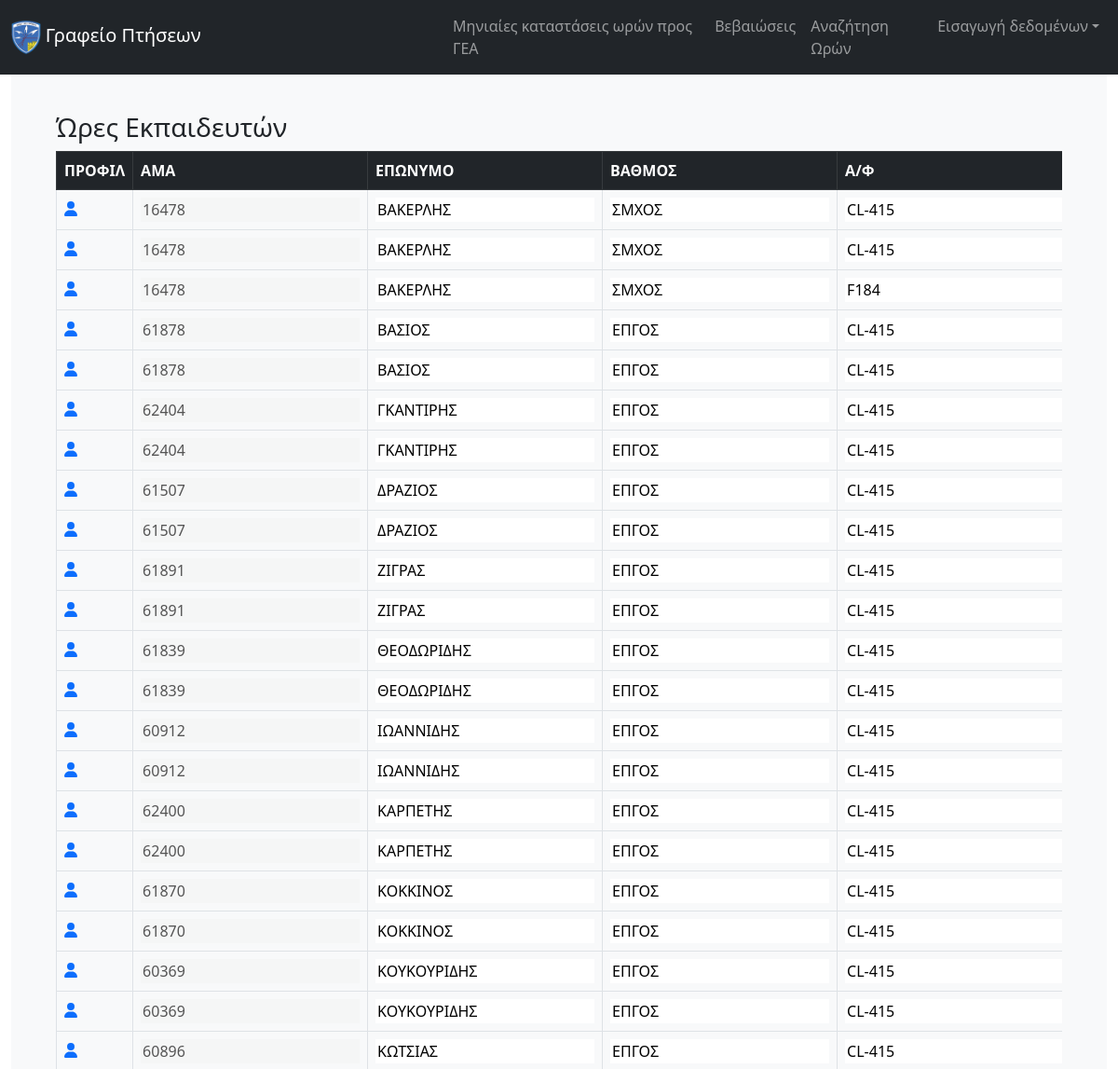
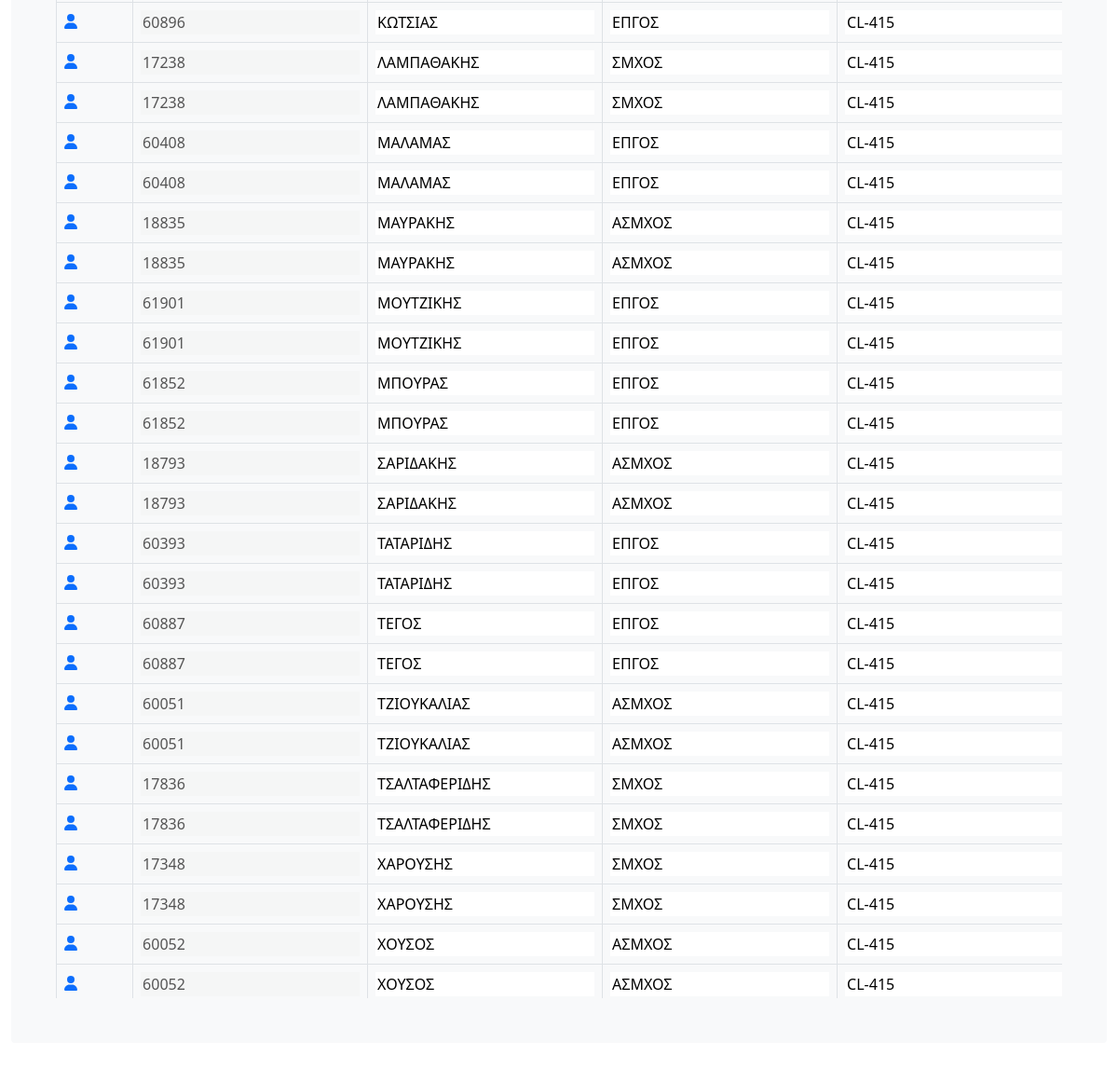
The page /hours/train-hours/ on the database as committed earlier (2 pictures, top to bottom).
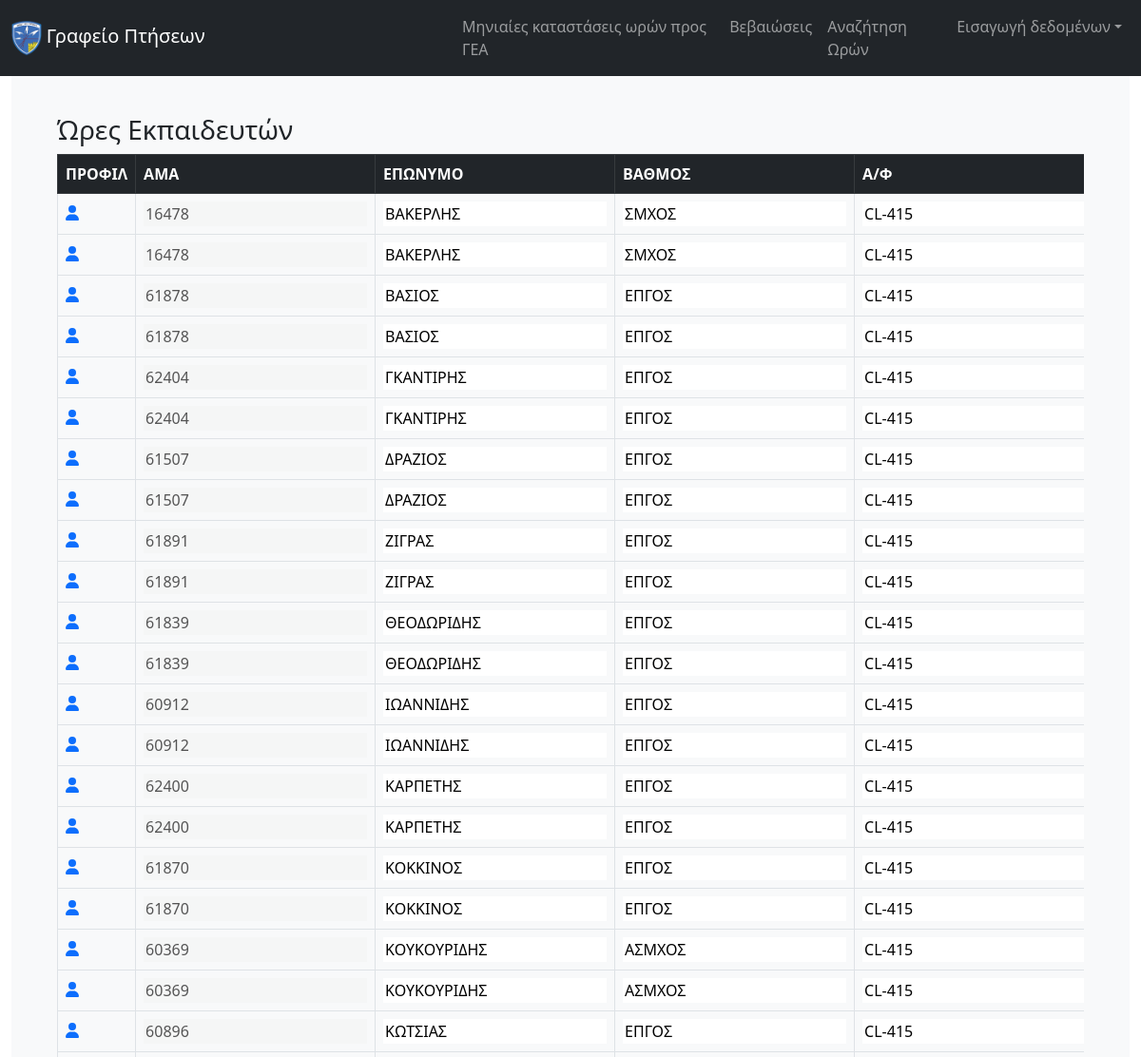
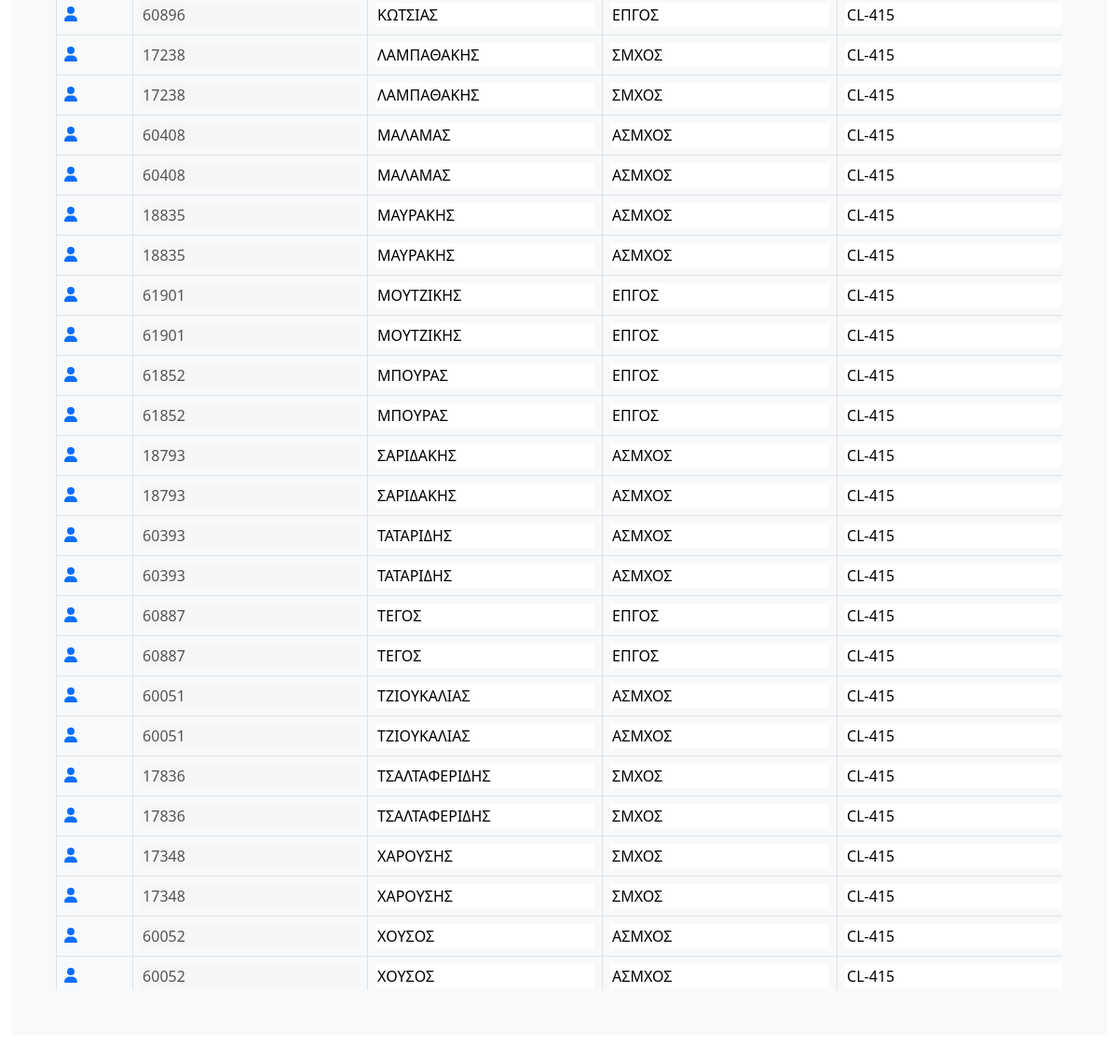
The same page on the database as committed later (2 pictures, top to bottom).
### core/models.py (models this page shows, shortened)
class TrainHours(models.Model):
    airman = models.ForeignKey(Airman, on_delete=models.CASCADE)
    plane = models.CharField(max_length=200, default="", blank=True, null=True)
    hours = models.FloatField(blank=True, null=True, default=0)
    month = models.CharField(max_length=200, default="", blank=True, null=True)
    year = models.CharField(max_length=200, default="", blank=True, null=True)

class Airman(models.Model):
    asma = models.BigIntegerField(primary_key=True)
    firstname = models.CharField(
        max_length=200, default="", blank=True, null=True)
    lastname = models.CharField(
        max_length=200, default="", blank=True, null=True)
    rank = models.CharField(max_length=200, default="", blank=True, null=True)
    eidikotita = models.CharField(
        max_length=200, default="", blank=True, null=True)
    idiotita = models.CharField(
        max_length=200, default="", blank=True, null=True)
    availability = models.CharField(
        max_length=200, default="", blank=True, null=True)
    topothetisi = models.CharField(
        max_length=200, default="", blank=True, null=True)
    katigoria_dikaioumeni = models.CharField(
        max_length=200, default="", blank=True, null=True)
    katigoria_katoxiromeni = models.CharField(
        max_length=200, default="", blank=True, null=True)
    monada_ekdosis_ptitikou = models.CharField(
        max_length=200, default="", blank=True, null=True)
    geniko_synolo_oron = models.FloatField(blank=True, null=True, default=0)

### core/views.py (the view)
# urls.py: path('hours/train-hours/', views.train_hours, name="train_hours"),
def train_hours(request):
    context = {}
    table_data = TrainHours.objects.all().order_by('airman__lastname')
    context = {'table_data': table_data}
    return render(request, 'core/train_hours_page.html', context)

### core/templates/core/train_hours_page.html (shortened to what this page needs)
{% extends 'core/core.html' %}
{% block content%}
<h3>Ώρες Εκπαιδευτών</h3>
<div class="tableFixHead">
    <table class="table table-hover table-bordered">
      <thead class="table-dark" style="position: sticky;top: 0">
        <tr>
          <th scope="col">ΠΡΟΦΙΛ</th>
          <th scope="col">ΑΜΑ</th>
          <th scope="col">ΕΠΩΝΥΜΟ</th>
          <th scope="col">ΒΑΘΜΟΣ</th>
          <th scope="col">Α/Φ</th>
        </tr>
      </thead>
      <tbody >
        {% for trainer in table_data%}
          <tr>
            <td><a href={% url 'profile' trainer.airman.asma %} target="_blank"><i class="fa-solid fa-user"></i></a></td>
            <td><input type="text" id="{{ trainer.airman.asma }}_asma" name="{{ trainer.airman.asma }}" value={{trainer.airman.asma}} disabled></td>
            <td><input type="text" id="{{ trainer.airman.asma }}_lastname" name="{{ trainer.airman.lastname }}" value={{trainer.airman.lastname}}></td>
            <td><input type="text" id="{{ trainer.airman.asma }}_rank" name="{{ trainer.airman.rank }}" value={{trainer.airman.rank}}></td>
            <td><input type="text" id="{{ trainer.airman.asma }}_plane" name="{{ trainer.plane }}" value={{trainer.plane}}></td>
          </tr>
        {% endfor %}
      </tbody>
    </table>
  </div>
{% endblock %}
{%load static%}

Rows that differ between the two databases and show on the page:
removed TrainHours: airman.asma "16478", airman.lastname "ΒΑΚΕΡΛΗΣ", airman.rank "ΣΜΧΟΣ", plane "F184"
removed TrainHours: airman.asma "60369", airman.lastname "ΚΟΥΚΟΥΡΙΔΗΣ", airman.rank "ΕΠΓΟΣ", plane "CL-415"
removed TrainHours: airman.asma "60369", airman.lastname "ΚΟΥΚΟΥΡΙΔΗΣ", airman.rank "ΕΠΓΟΣ", plane "CL-415"
removed TrainHours: airman.asma "60408", airman.lastname "ΜΑΛΑΜΑΣ", airman.rank "ΕΠΓΟΣ", plane "CL-415"
removed TrainHours: airman.asma "60408", airman.lastname "ΜΑΛΑΜΑΣ", airman.rank "ΕΠΓΟΣ", plane "CL-415"
removed TrainHours: airman.asma "60393", airman.lastname "ΤΑΤΑΡΙΔΗΣ", airman.rank "ΕΠΓΟΣ", plane "CL-415"
removed TrainHours: airman.asma "60393", airman.lastname "ΤΑΤΑΡΙΔΗΣ", airman.rank "ΕΠΓΟΣ", plane "CL-415"
added TrainHours: airman.asma "60369", airman.lastname "ΚΟΥΚΟΥΡΙΔΗΣ", airman.rank "ΑΣΜΧΟΣ", plane "CL-415"
added TrainHours: airman.asma "60369", airman.lastname "ΚΟΥΚΟΥΡΙΔΗΣ", airman.rank "ΑΣΜΧΟΣ", plane "CL-415"
added TrainHours: airman.asma "60408", airman.lastname "ΜΑΛΑΜΑΣ", airman.rank "ΑΣΜΧΟΣ", plane "CL-415"
added TrainHours: airman.asma "60408", airman.lastname "ΜΑΛΑΜΑΣ", airman.rank "ΑΣΜΧΟΣ", plane "CL-415"
added TrainHours: airman.asma "60393", airman.lastname "ΤΑΤΑΡΙΔΗΣ", airman.rank "ΑΣΜΧΟΣ", plane "CL-415"
added TrainHours: airman.asma "60393", airman.lastname "ΤΑΤΑΡΙΔΗΣ", airman.rank "ΑΣΜΧΟΣ", plane "CL-415"
